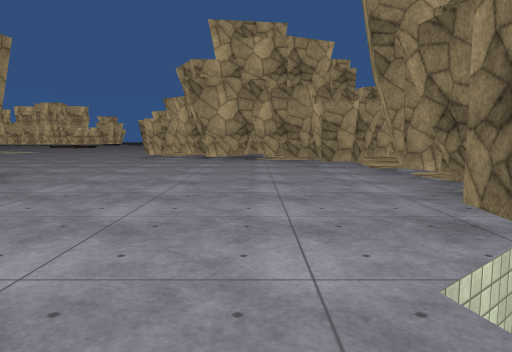
view 1 (above)

24 first-person views from a walk through a 3-D level made in the Unity game engine. The camera is 1.2 m above the floor, tilts 6° down and sees 70° across. The floor is counted in squares, 2 m on a side. Each view is taken from the middle of a square. On the plan, view 1 faces up. The plan holds only what a view shows up to about 10 squares ahead; the rest is blank. The place goes on beyond the plan. The player character is not drawn. Some animated figures are not drawn. Surface patterns are stand-ins for the level's own textures.

view 2
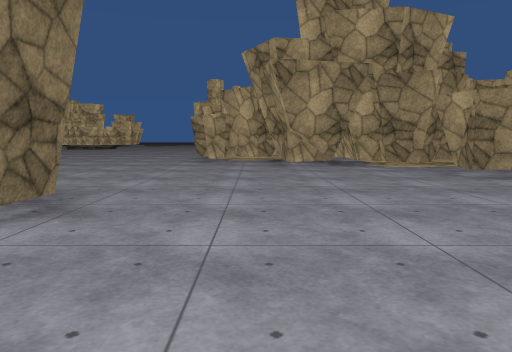

view 3
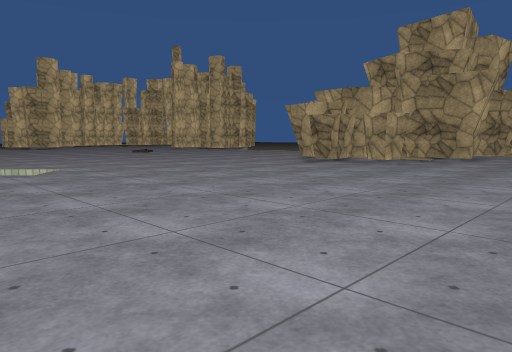

view 4
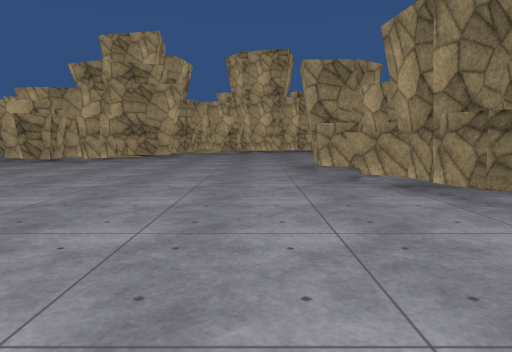

view 5
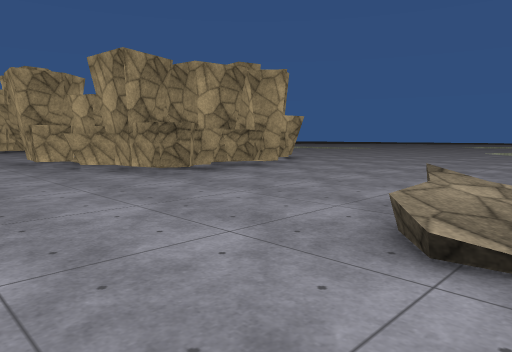

view 6
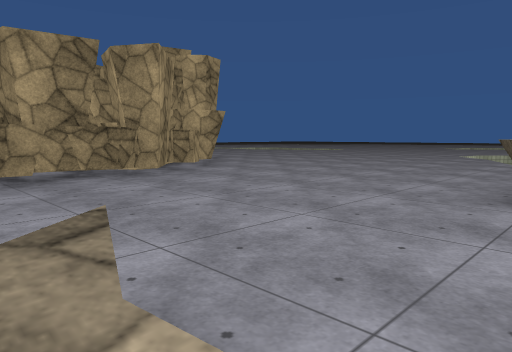

view 7
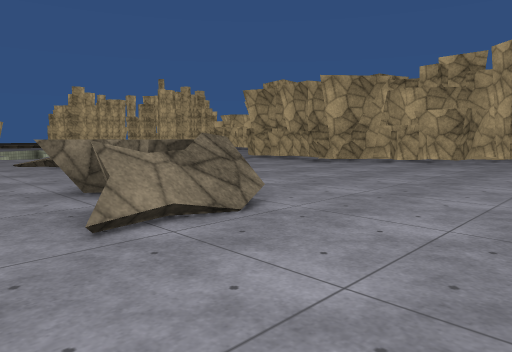

view 8
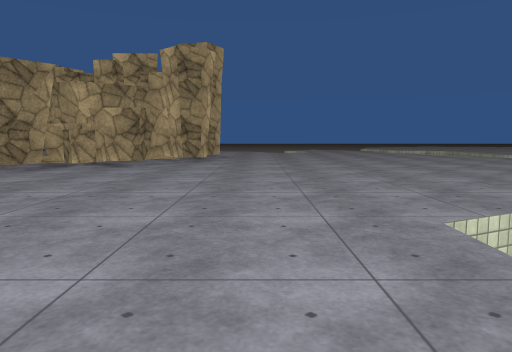

view 9
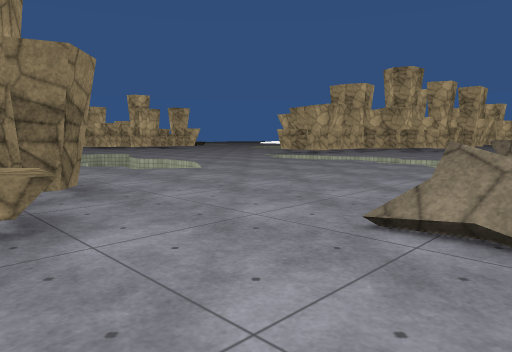

view 10
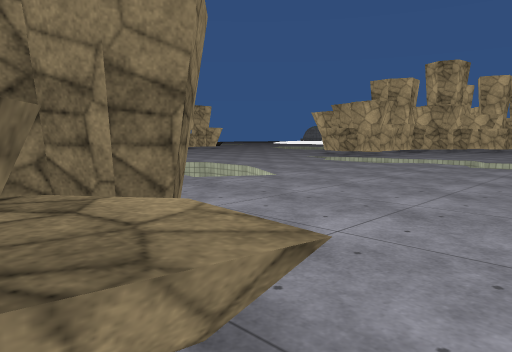

view 11
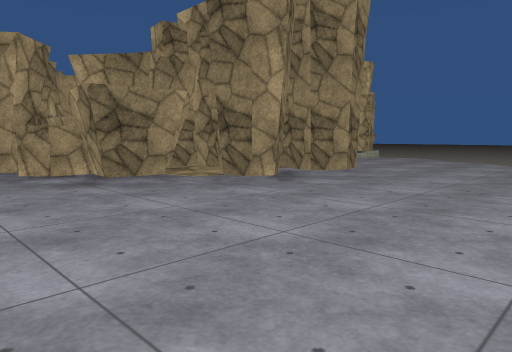

view 12
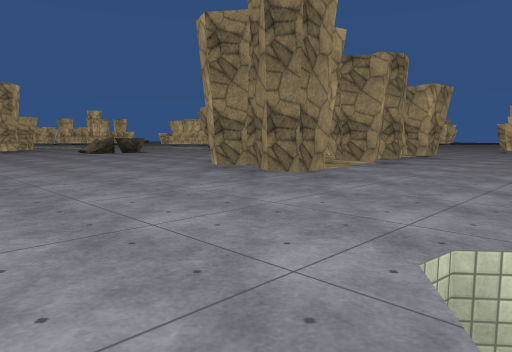

view 13
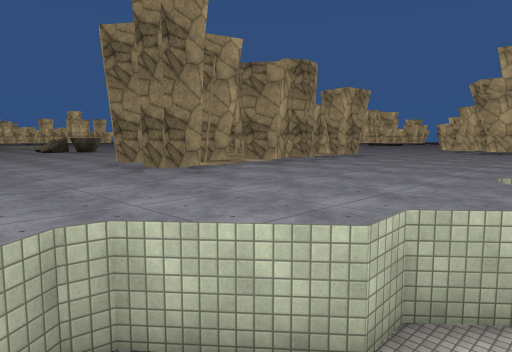

view 14
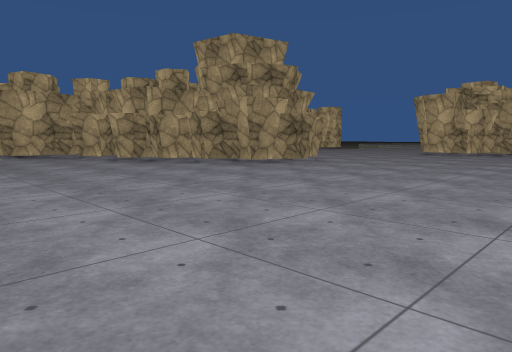

view 15
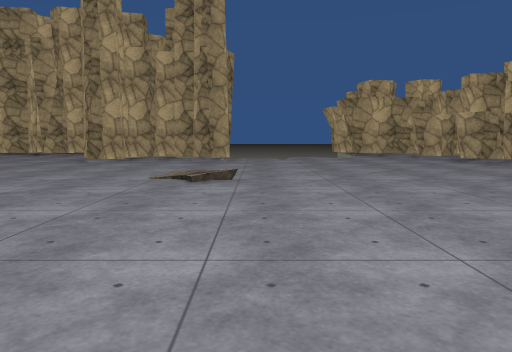

view 16
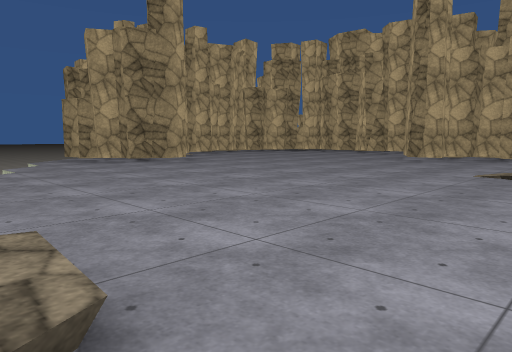

view 17
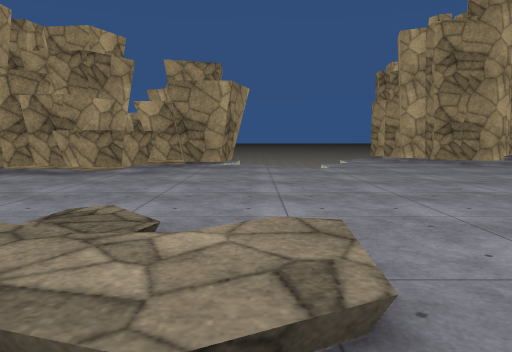

view 18
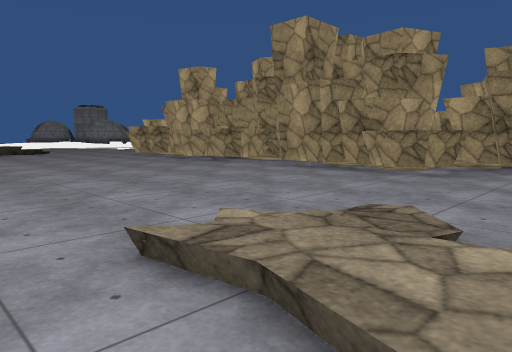

view 19
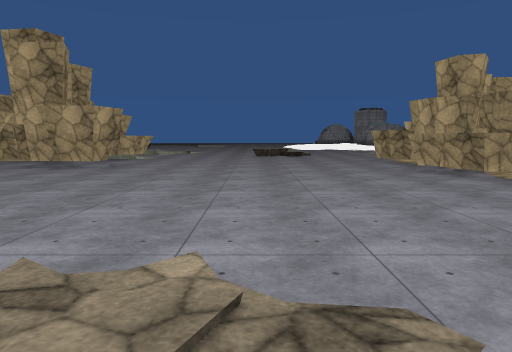

view 20
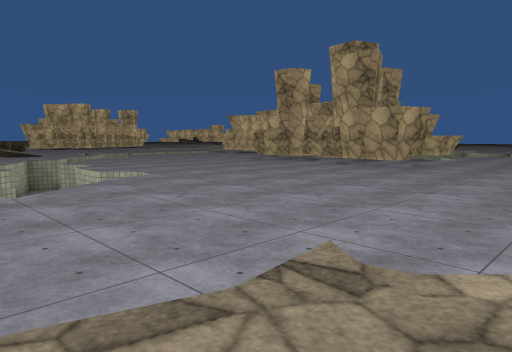

view 21
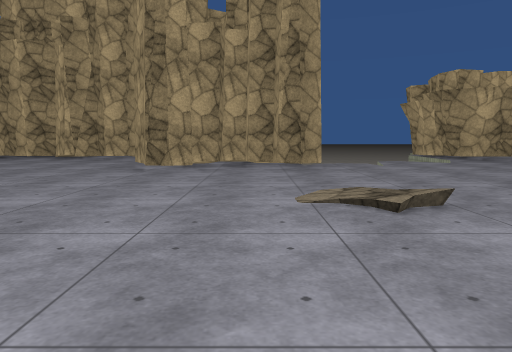

view 22
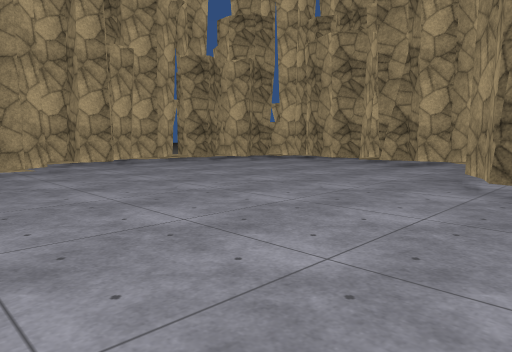

view 23
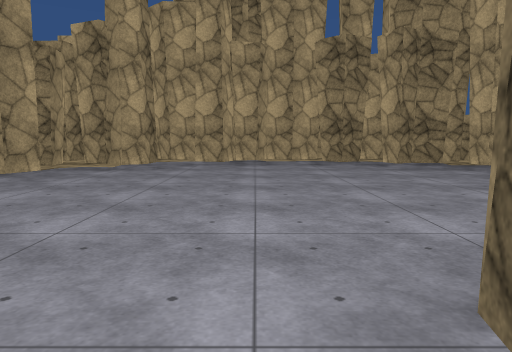

view 24
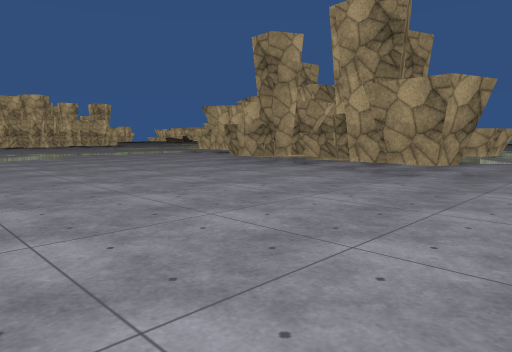

### Floor plan
Key: @ floor where view 1 was taken; # wall or solid block; . main floor; : floor 0.25 m higher than the main floor; / step, stairs or slope; ^ raised ledge; R rock.
Columns run from 20 left of view 1 to 3 right of it. Each row starts with its distance up from view 1.
 31              ##########
 30              .####... ##
 29              .##.......#
 28         ### ...#.......#
 27 ###### ##..............#
 26 /###/####..............#
 25 .......................#
 24 ....................##
 23 .....................#
 22 ......../:/..........#
 21 ........///.........##
 20 ......................
 19  ....................
 18 ##........ ...........
 17 ##........ ............#
 16 #/......   ............#
 15 #/.....     ........####
 14 #:.....     ......###
 13 ##.....^  .......##
 12  ......   .......###
 11   ....    .......#:##
 10    ...   ........./####
  9          .........../:##
  8       ................##
  7       ................/#
  6       //.......##...../#
  5 .... ..R....#####...../#
  4 ............##  #.....##
  3 ............##  #.....#
  2 ............#####.....#
  1 .....#R ....#####....
  0 .....#R .....####...@.
 -1 ..............:##.....
 -2   #...........#.#....
 -3   ##.................^
 -4       ..............
 -5         ............  .
 -6          ....... ....

Positions as (right, up) in squares from view 1, and headings:
1: (0, 0), facing up
2: (-2, 2), facing up
3: (-11, 7), facing up-right
4: (-12, 7), facing right
5: (-14, 8), facing down-right
6: (-14, 5), facing down-right
7: (-16, -3), facing up-right
8: (-15, -3), facing right
9: (-14, -3), facing up-left
10: (-16, -3), facing up-left
11: (-9, -5), facing up-right
12: (0, -6), facing up-left
13: (2, -5), facing up-left
14: (-9, 19), facing down-right
15: (-9, 20), facing right
16: (-10, 20), facing up-right
17: (-10, 20), facing up
18: (-10, 20), facing up-left
19: (-10, 22), facing left
20: (-10, 22), facing down-left
21: (-7, 22), facing right
22: (-5, 23), facing up-right
23: (-1, 23), facing up
24: (-13, 20), facing down-left
